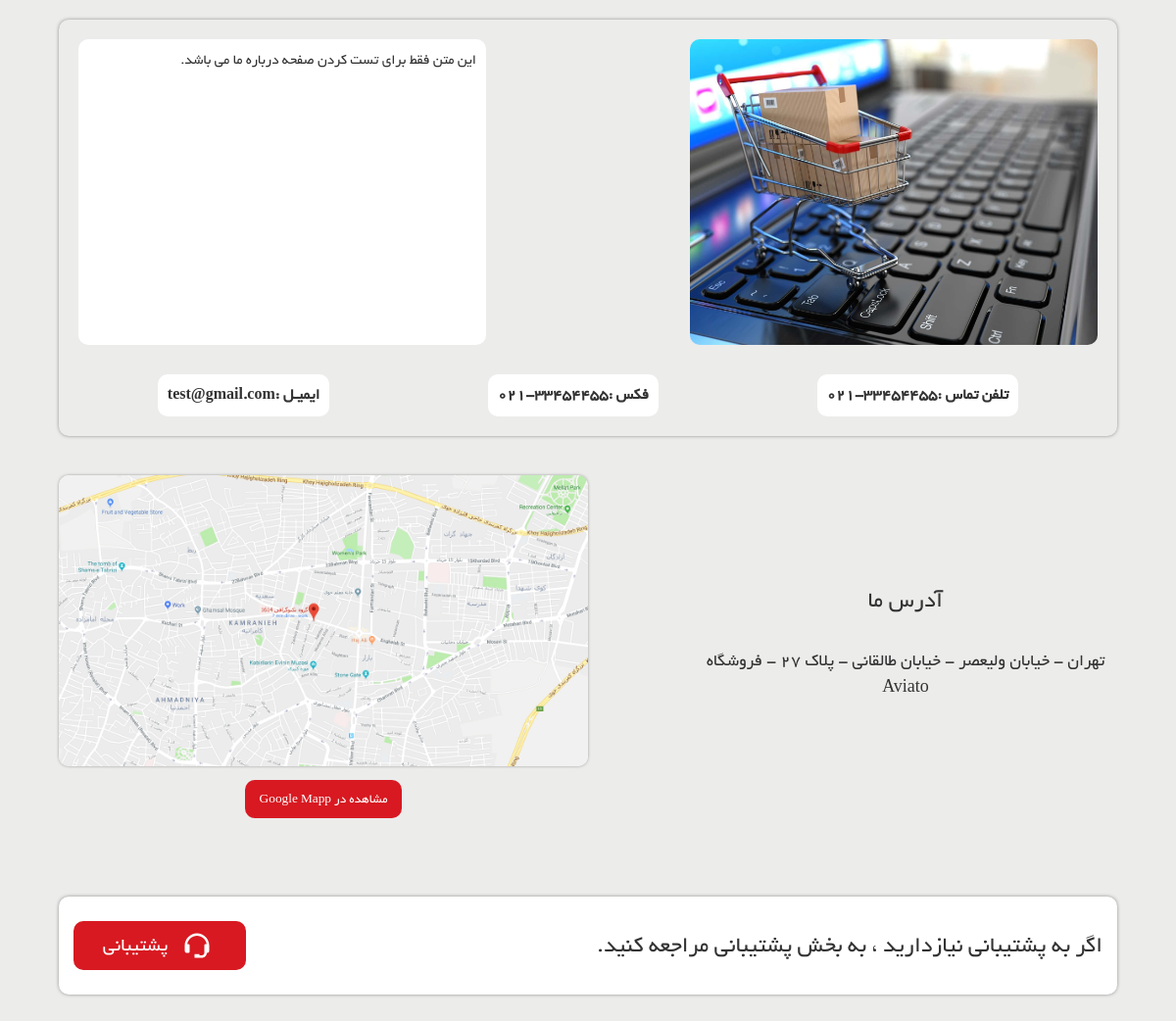
The page /about-us/ on the database its author committed.
### site_module/models.py (models this page shows, shortened)
class SiteSetting(models.Model):
    site_name = models.CharField(max_length=200, verbose_name='نام سایت')
    site_url = models.CharField(max_length=200, verbose_name='دامنه سایت')
    address = models.CharField(max_length=200, verbose_name='آدرس')
    phone = models.CharField(max_length=200, null=True, blank=True, verbose_name='تلفن')
    fax = models.CharField(max_length=200, null=True, blank=True, verbose_name='فکس')
    email = models.CharField(max_length=200, null=True, blank=True, verbose_name='ایمیل')
    copy_right = models.TextField(verbose_name='متن کپی رایت سایت')
    about_us_text = models.TextField(verbose_name='متن درباره ما سایت')
    site_logo = models.ImageField(upload_to='images/site-setting/', verbose_name='لوگو سایت')
    is_main_setting = models.BooleanField(verbose_name='تنظیمات اصلی')
    class Meta:
        verbose_name = 'تنظیمات سایت'
        verbose_name_plural = 'تنظیمات'

### home_module/views.py (the view)
# urls.py: path('about-us/', views.AboutView.as_view(), name='about_page'),
class AboutView(TemplateView):
    template_name = 'home_module/about_page.html'
    def get_context_data(self, **kwargs):
        context = super(AboutView, self).get_context_data(**kwargs)
        site_setting: SiteSetting = SiteSetting.objects.filter(is_main_setting=True).first()
        context['site_setting'] = site_setting
        return context

### home_module/views.py (called while the page is built)
def header_context(request):
    if request.user.is_authenticated:
        current_order, created = Order.objects.prefetch_related('orderdetail_set').get_or_create(is_paid=False, user_id=request.user.id)
    else:
        current_order = 0
    return {'total_items': current_order}

### product_module/views.py (called while the page is built)
def header_brand_component(request: HttpRequest):
    product_brands = ProductBrand.objects.filter(is_active=True)
    return {'brands': product_brands}

### home_module/templates/home_module/about_page.html (shortened to what this page needs)
{% extends 'shared/_layout.html' %}
{% load static %}
{% block content %}
    <div id="contact-page" class="about-page-con">
        <div class="bg">
            <div class="about">
                <img src="../../../static/images/home/about.jpg" alt="">
                <p>{{ site_setting.about_us_text }}</p>
                <address>
                    <ul>
                        <li>تلفن تماس : <span>{{ site_setting.phone }}</span></li>
                        {% if site_setting.fax %}
                            <li>فکس : <span>{{ site_setting.fax }}</span></li>
                        {% endif %}
                        {% if site_setting.email %}
                            <li>ایمیـل : <span>{{ site_setting.email }}</span></li>
                        {% endif %}
                    </ul>
                </address>
            </div>
            <div class="about-address">
                <div class="address">
                    <h3>آدرس ما</h3>
                    <p>{{ site_setting.address }}</p>
                </div>
                <div class="google-map">
                    <img src="../../../static/images/home/Map.jpg" alt="">
                    <a href="">مشاهده در Google Mapp</a>
                </div>
            </div>
            <div class="support">
                <h3>اگر به پشتیبانی نیازدارید ، به بخش پشتیبانی مراجعه کنید.</h3>
                <button>
                    <a href="{% url 'contact_us_page' %}">
                        <div>
                        </div>
                        <h4>پشتیبانی</h4>
                    </a>
                </button>
            </div>
        </div>
    </div>
{% endblock %}

### static/css/main.css (style rules this page uses)
body { font-family: 'BYekan'; font-size: 10pt; background-color: #ececeb; position: relative; font-weight: normal; direction: rtl; }
ul li { list-style: none; }
a { -webkit-transition: 300ms; -moz-transition: 300ms; -o-transition: 300ms; transition: 300ms; color: #000; }
h1, h2, h3, h4, h5, h6 { font-family: 'BYekan', sans-serif; }
.about-page-con { width: 90%; margin: 0 auto 40px auto; }
.about { width: 100%; height: 350px; margin-top: 20px; display: flex; justify-content: space-between; padding: 20px; box-shadow: 0px 0px 5px -2px black; border-radius: 10px; }
.about img { border-radius: 10px; }
.about address { width: 20%; margin: 0; }
.about address ul { height: 100%; display: flex; flex-direction: column; justify-content: space-around; align-items: center; margin: 0; padding: 30px 0; }
.about address ul li { width: 100%; padding: 10px; display: flex; justify-content: space-between; font-size: 16px; font-weight: 600; border-radius: 10px; background-color: white; text-align: center; }
.about p { width: 35%; margin: 0; padding: 10px; background-color: white; border-radius: 10px; font-size: 15px; word-wrap: break-word; line-height: normal; }
.about-address { width: 100%; height: 350px; margin-top: 40px; margin-bottom: 80px; display: flex; justify-content: space-between; }
.about-address .address { width: 40%; display: flex; flex-direction: column; justify-content: center; }
.about-address .address h3 { margin: 0; text-align: center; margin-bottom: 20px; }
.about-address .address p { margin: 0; width: 100%; height: fit-content; text-align: center; word-wrap: break-word; line-height: normal; font-size: 18px; padding: 10px; border-radius: 10px; }
.about-address .google-map { width: 50%; height: 100%; display: flex; flex-direction: column; text-align: center; align-items: center; }
.about-address .google-map img { width: 100%; height: 85%; border-radius: 10px; box-shadow: 0px 0px 4px -2px black; }
.about-address .google-map a { width: fit-content; margin-top: auto; padding: 10px 15px; border-radius: 10px; color: white; background-color: #d81921; }
.support { width: 100%; display: flex; justify-content: space-between; align-items: center; padding: 25px 15px; border-radius: 10px; background-color: white; box-shadow: 0px 0px 5px -2px black; }
.support h3 { margin: 0; }
.support button { display: flex; justify-content: center; align-items: center; border-style: none; padding: 10px 30px; border-radius: 10px; background-color: #d81921; }
.support a { display: flex; }
.support button div { width: 40px; height: 30px; margin-left: 10px; }
.support button div svg { width: 100%; height: 100%; }
.support button h4 { margin: 0; font-size: 20px; color: white; }

### static/css/responsive.css (style rules this page uses)
@media (max-width: 1200px) { .about { flex-wrap: wrap; height: auto; } }
@media (max-width: 1200px) { .about img { width: 40%; margin-left: 10px; } }
@media (max-width: 1200px) { .about p { width: 40%; } }
@media (max-width: 1200px) { .about address { width: 100%; } }
@media (max-width: 1200px) { .about address ul { flex-direction: row; padding-bottom: 0; } }
@media (max-width: 1200px) { .about address ul li { width: fit-content; } }

### static/css/custom.css (style rules this page uses)
ul { padding-right: 0; }

### rows shown on the page
SiteSetting: about_us_text "این متن فقط برای تست کردن صفحه درباره ما می باشد.", phone "021-33454455", fax "021-33454455", email "test@gmail.com", address "تهران - خیابان ولیعصر - خیابان طالقانی - پلاک 27 - فروشگاه Aviato"
